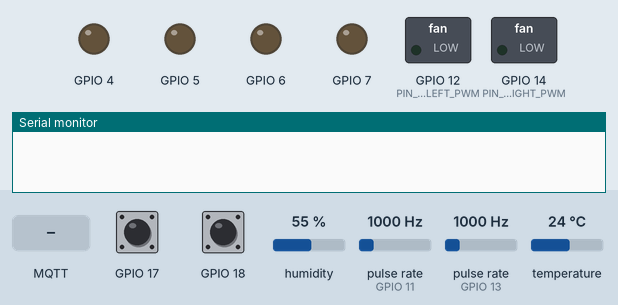
Recording of a sketch running on a simulated ESP32-S3. Parts: switched loads named in the sketch (green lamp = pin HIGH), output pins drawn as LEDs (lit = HIGH), the last lines printed to the serial monitor. Wiring (inferred from the names in the program): 2 × pulse sensor: data GPIO 11 / data GPIO 13. The inputs (shaded band) are chosen by the test bench; at power-on: temperature 24 °C, GPIO 17 HIGH, GPIO 18 HIGH, humidity 55 %, pulse rate (sensors on GPIO 11, GPIO 13) 1000 Hz. WiFi joins after 1.5 s; servers stay silent unless stated; EEPROM starts erased; no MQTT or app messages arrive unless stated.

Above: at 0.0 s.
At 4.8 s:
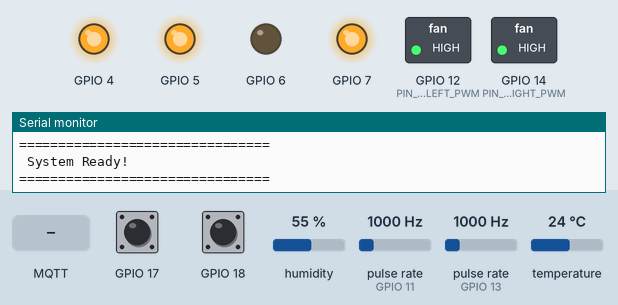
4.9 s: temperature set to 41 °C
7.2 s: MQTT message "set_temp" arrives on the first subscribed topic
8.7 s: MQTT message "set_fan_speed" arrives on the first subscribed topic
10.2 s: temperature set to 12 °C
13.2 s: MQTT message "disable_fan_check" arrives on the first subscribed topic
At 22.0 s:
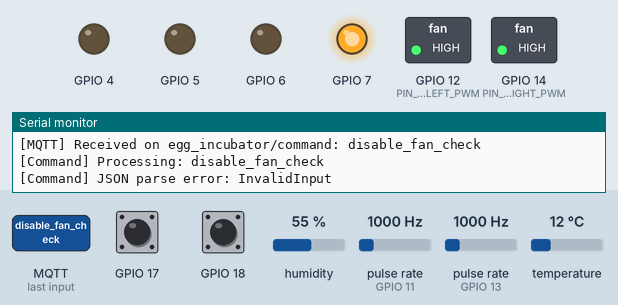
Timing chart, 0 to 63.5 s (numbered marks = the images above; inputs shaded):
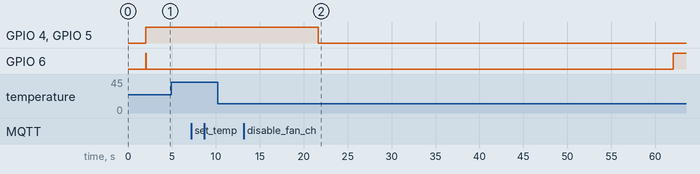

The sketch:

SmartEggIncubator.ino
```cpp
/******************************************************************
 * Smart Egg Incubator - Main Entry Point
 * ESP32-S3 IoT Controller
 * Visual Micro + Arduino Framework
 *
 * Hardware:
 *   - ESP32-S3 Dev Module
 *   - 4CH Relay (LOW trigger): 2x Heater, 1x DTY50 Motor
 *   - 2x Cooler Master 4-pin Fan (PWM + Tach)
 *   - SHT30 Temperature/Humidity Sensor (I2C)
 *   - 2x Limit Switches
 *   - DTY50 220VAC Egg Turning Motor
 ******************************************************************/

#include "src/core/IncubatorApp.h"

// Function prototypes
void setup();
void loop();

IncubatorApp app;

void setup()
{
    Serial.begin(115200);
    delay(2000);  // Wait for serial monitor + ESP32 boot

    app.begin();
}

void loop()
{
    app.loop();
}
```

AppContext.h
```cpp
/******************************************************************
 * Smart Egg Incubator - Application Context
 * Shared state container accessible by all services
 ******************************************************************/

#ifndef APP_CONTEXT_H
#define APP_CONTEXT_H

#include "Models.h"

struct AppContext
{
    IncubatorState state;
    IncubatorSettings settings;
};

#endif
```

IncubatorApp.cpp
```cpp
/******************************************************************
 * Smart Egg Incubator - Main Application Implementation
 * Boot sequence, service coordination, command handling
 * OTA update, incubation day counter
 ******************************************************************/

#include "IncubatorApp.h"
#include "../config/Pins.h"
#include "../config/Config.h"
#include <ArduinoJson.h>

// Static instance for command callback
IncubatorApp* IncubatorApp::instance = nullptr;

IncubatorApp::IncubatorApp()
{
    instance = this;
}

void IncubatorApp::begin()
{
    // Step 1: Boot safety - force all relays OFF immediately
    bootSafety();

    printBootInfo();

    // Step 2: Load settings from NVS
    storage.begin(&context);
    storage.loadSettings();

    // Step 3: Initialize sensor
    sensor.begin(&context);

    // Step 4: Initialize actuators
    heater.begin(&context);
    fan.begin(&context);
    tray.begin(&context);

    // Step 5: Initialize safety (needs references to actuators + mqtt)
    // Note: mqtt not connected yet, but pointer is valid
    safety.begin(&context, &heater, &fan, &tray, &mqtt);

    // Step 6: Connect WiFi (may block for AP portal)
    wifi.begin(&context);

    // Step 7: Setup OTA (requires WiFi)
    if (wifi.isConnected())
    {
        setupOTA();
    }

    // Step 8: Connect MQTT
    mqtt.begin(&context);
    mqtt.setCommandCallback(commandCallback);

    // Step 9: Initialize telemetry
    telemetry.begin(&context, &mqtt);

    Serial.println();
    Serial.println("================================");
    Serial.println(" System Ready!");
    Serial.println("================================");
    Serial.println();
}

void IncubatorApp::loop()
{
    // OTA handle (check for firmware updates)
    ArduinoOTA.handle();

    // Read sensors
    sensor.loop();

    // Update incubation day counter
    updateIncubationDay();

    // Safety check (highest priority - runs before actuators)
    safety.loop();

    // Actuator control (only if safety allows)
    heater.loop();
    fan.loop();
    tray.loop();

    // Network
    wifi.loop();
    mqtt.loop();

    // Telemetry (Serial + MQTT)
    telemetry.loop();

    // Small delay to prevent watchdog issues
    delay(10);
}

void IncubatorApp::bootSafety()
{
    Serial.println("[Boot] Forcing all relays OFF...");

    // Configure all relay pins as OUTPUT and force OFF
    for (int i = 0; i < NUM_RELAY_PINS; i++)
    {
        pinMode(ALL_RELAY_PINS[i], OUTPUT);
        digitalWrite(ALL_RELAY_PINS[i], RELAY_OFF);
    }

    Serial.println("[Boot] All relays OFF - safe state confirmed");
}

void IncubatorApp::printBootInfo()
{
    Serial.println();
    Serial.println("================================");
    Serial.println(" Smart Egg Incubator v2.1");
    Serial.println(" ESP32-S3 IoT Controller");
    Serial.println(" Visual Micro + Arduino");
    Serial.println("================================");
    Serial.println();
    Serial.println("[Boot] System starting...");
    Serial.print("[Boot] Free heap: ");
    Serial.print(ESP.getFreeHeap());
    Serial.println(" bytes");
}

void IncubatorApp::setupOTA()
{
    ArduinoOTA.setHostname(OTA_HOSTNAME);
    ArduinoOTA.setPassword(OTA_PASSWORD);

    ArduinoOTA.onStart([]() {
        Serial.println("[OTA] Update starting...");
    });

    ArduinoOTA.onEnd([]() {
        Serial.println("[OTA] Update complete!");
    });

    ArduinoOTA.onProgress([](unsigned int progress, unsigned int total) {
        Serial.printf("[OTA] Progress: %u%%\r", (progress / (total / 100)));
    });

    ArduinoOTA.onError([](ota_error_t error) {
        Serial.printf("[OTA] Error[%u]: ", error);
        if (error == OTA_AUTH_ERROR) Serial.println("Auth Failed");
        else if (error == OTA_BEGIN_ERROR) Serial.println("Begin Failed");
        else if (error == OTA_CONNECT_ERROR) Serial.println("Connect Failed");
        else if (error == OTA_RECEIVE_ERROR) Serial.println("Receive Failed");
        else if (error == OTA_END_ERROR) Serial.println("End Failed");
    });

    ArduinoOTA.begin();
    Serial.println("[OTA] Ready - hostname: " + String(OTA_HOSTNAME));
}

void IncubatorApp::updateIncubationDay()
{
    if (!context.settings.incubationActive)
    {
        context.state.incubationDay = 0;
        return;
    }

    if (context.settings.incubationStartMs == 0)
    {
        context.state.incubationDay = 0;
        return;
    }

    unsigned long elapsed = millis() - context.settings.incubationStartMs;
    uint16_t newDay = (uint16_t)(elapsed / MS_PER_DAY) + 1;  // Day 1 = first day

    // Save to NVS when day changes (survives reboot)
    if (newDay != context.state.incubationDay && newDay > context.state.incubationDay)
    {
        context.state.incubationDay = newDay;
        storage.saveSettings();
        Serial.print("[Incubation] Day changed to: ");
        Serial.println(newDay);
    }
    else
    {
        context.state.incubationDay = newDay;
    }
}

// Static callback bridge
void IncubatorApp::commandCallback(const char* topic, const char* payload)
{
    if (instance != nullptr)
    {
        instance->handleCommand(topic, payload);
    }
}

void IncubatorApp::handleCommand(const char* topic, const char* payload)
{
    Serial.print("[Command] Processing: ");
    Serial.println(payload);

    JsonDocument doc;
    DeserializationError error = deserializeJson(doc, payload);

    if (error)
    {
        Serial.print("[Command] JSON parse error: ");
        Serial.println(error.c_str());
        return;
    }

    const char* cmd = doc["cmd"];
    if (cmd == nullptr)
    {
        Serial.println("[Command] Missing 'cmd' field");
        return;
    }

    // === Temperature commands ===
    if (strcmp(cmd, "set_temp") == 0)
    {
        float value = doc["value"] | 37.5f;
        if (value >= 30.0f && value <= 40.0f)
        {
            context.settings.targetTemp = value;
            storage.saveSettings();
            Serial.print("[Command] Target temp set to: ");
            Serial.println(value);
        }
    }
    // === Fan commands ===
    else if (strcmp(cmd, "set_fan_speed") == 0)
    {
        int value = doc["value"] | 100;
        if (value >= 0 && value <= 100)
        {
            uint8_t speed = (uint8_t)((uint16_t)value * 255 / 100);
            context.settings.fanSpeed = speed;
            fan.setSpeed(speed);
            storage.saveSettings();
            Serial.print("[Command] Fan speed set to: ");
            Serial.print(value);
            Serial.println("%");
        }
    }
    else if (strcmp(cmd, "disable_fan_check") == 0)
    {
        context.settings.fanStallCheckEnabled = false;
        storage.saveSettings();
        Serial.println("[Command] Fan stall check DISABLED");
    }
    else if (strcmp(cmd, "enable_fan_check") == 0)
    {
        context.settings.fanStallCheckEnabled = true;
        storage.saveSettings();
        Serial.println("[Command] Fan stall check ENABLED");
    }
    // === Tray commands ===
    else if (strcmp(cmd, "turn_tray") == 0)
    {
        tray.startTurn();
        Serial.println("[Command] Manual tray turn triggered");
    }
    else if (strcmp(cmd, "stop_auto_turn") == 0)
    {
        context.settings.autoTurnEnabled = false;
        storage.saveSettings();
        Serial.println("[Command] Auto-turn STOPPED");
    }
    else if (strcmp(cmd, "start_auto_turn") == 0)
    {
        context.settings.autoTurnEnabled = true;
        storage.saveSettings();
        Serial.println("[Command] Auto-turn STARTED");
    }
    // === Heater commands ===
    else if (strcmp(cmd, "heater_off") == 0)
    {
        context.settings.heaterMode = HEATER_MANUAL_OFF;
        heater.forceOff();
        Serial.println("[Command] Heater forced OFF");
    }
    else if (strcmp(cmd, "heater_auto") == 0)
    {
        context.settings.heaterMode = HEATER_AUTO;
        Serial.println("[Command] Heater set to AUTO");
    }
    // === Incubation commands ===
    else if (strcmp(cmd, "start_incubation") == 0)
    {
        context.settings.incubationActive = true;
        context.settings.incubationStartMs = millis();
        context.state.incubationDay = 1;
        storage.saveSettings();
        Serial.println("[Command] Incubation STARTED - Day 1");
    }
    else if (strcmp(cmd, "reset_incubation") == 0)
    {
        context.settings.incubationActive = false;
        context.settings.incubationStartMs = 0;
        context.state.incubationDay = 0;
        storage.saveSettings();
        Serial.println("[Command] Incubation RESET");
    }
    // === System commands ===
    else if (strcmp(cmd, "reset_wifi") == 0)
    {
        Serial.println("[Command] Resetting WiFi credentials...");
        wifi.resetAndReboot();
    }
    else if (strcmp(cmd, "reboot") == 0)
    {
        Serial.println("[Command] Rebooting...");
        delay(500);
        ESP.restart();
    }
    else
    {
        Serial.print("[Command] Unknown command: ");
        Serial.println(cmd);
    }
}
```

IncubatorApp.h
```cpp
/******************************************************************
 * Smart Egg Incubator - Main Application Orchestrator
 * Initializes and coordinates all services
 * Includes OTA update support
 ******************************************************************/

#ifndef INCUBATOR_APP_H
#define INCUBATOR_APP_H

#include <Arduino.h>
#include <ArduinoOTA.h>

#include "AppContext.h"

#include "../services/storage/StorageService.h"
#include "../services/sensor/SensorService.h"
#include "../services/heater/HeaterService.h"
#include "../services/fan/FanService.h"
#include "../services/tray/TrayService.h"
#include "../services/safety/SafetyService.h"
#include "../services/wifi/WiFiService.h"
#include "../services/mqtt/MqttService.h"
#include "../services/telemetry/TelemetryService.h"

class IncubatorApp
{
public:
    IncubatorApp();

    void begin();
    void loop();

private:
    AppContext context;

    StorageService storage;
    SensorService sensor;
    HeaterService heater;
    FanService fan;
    TrayService tray;
    SafetyService safety;
    WiFiService wifi;
    MqttService mqtt;
    TelemetryService telemetry;

    void bootSafety();
    void printBootInfo();
    void setupOTA();
    void updateIncubationDay();
    void handleCommand(const char* cmd, const char* payload);

    static IncubatorApp* instance;
    static void commandCallback(const char* cmd, const char* payload);
};

#endif
```

Models.h
```cpp
/******************************************************************
 * Smart Egg Incubator - Data Models
 * Enums and structs for system state and settings
 ******************************************************************/

#ifndef MODELS_H
#define MODELS_H

#include <Arduino.h>

// ============================================================
// ENUMS
// ============================================================

enum TrayPosition
{
    TRAY_UNKNOWN,
    TRAY_LEFT,
    TRAY_RIGHT,
    TRAY_MOVING,
    TRAY_ERROR
};

enum HeaterMode
{
    HEATER_AUTO,
    HEATER_MANUAL_ON,
    HEATER_MANUAL_OFF
};

enum SystemSafety
{
    SAFETY_OK,
    SAFETY_OVER_TEMP,
    SAFETY_SENSOR_FAIL,
    SAFETY_FAN_STALL,
    SAFETY_MOTOR_TIMEOUT,
    SAFETY_LIMIT_ERROR
};

// ============================================================
// SYSTEM STATE (runtime, read-only from outside)
// ============================================================

struct IncubatorState
{
    // Sensor
    float temperature = 0.0f;
    float humidity = 0.0f;
    bool sensorOk = false;

    // Heater
    bool heaterLeftOn = false;
    bool heaterRightOn = false;

    // Fan
    uint8_t fanLeftSpeed = 0;       // 0-255 PWM duty
    uint8_t fanRightSpeed = 0;
    uint16_t fanLeftRpm = 0;
    uint16_t fanRightRpm = 0;
    bool fanLeftOk = true;
    bool fanRightOk = true;

    // Tray
    TrayPosition trayPosition = TRAY_UNKNOWN;
    bool trayTurning = false;

    // Limit switches
    bool limitLeft = false;
    bool limitRight = false;

    // Connectivity
    bool wifiConnected = false;
    bool mqttConnected = false;

    // Safety
    SystemSafety safety = SAFETY_OK;
    String errorCode = "NONE";

    // Incubation
    uint16_t incubationDay = 0;     // Current day (0 = not started)

    // Uptime
    unsigned long uptimeMs = 0;
};

// ============================================================
// SYSTEM SETTINGS (configurable, stored in NVS)
// ============================================================

struct IncubatorSettings
{
    // Temperature
    float targetTemp = 37.5f;
    float hysteresis = 0.2f;
    float maxTemp = 39.5f;

    // Heater
    HeaterMode heaterMode = HEATER_AUTO;

    // Fan
    uint8_t fanSpeed = 255;             // Default 100%
    bool fanStallCheckEnabled = true;   // Can disable for testing without fans

    // Tray
    unsigned long turnIntervalMs = 2UL * 60UL * 60UL * 1000UL;  // 2 hours
    unsigned long motorTimeoutMs = 60000;   // 60s
    bool autoTurnEnabled = true;

    // Incubation
    unsigned long incubationStartMs = 0;    // millis() when incubation started (0 = not started)
    bool incubationActive = false;          // Is incubation running?
};

#endif
```

FanService.cpp
```cpp
/******************************************************************
 * Smart Egg Incubator - Fan Service Implementation
 * PWM speed control + Tach RPM monitoring for 2x 4-pin fans
 ******************************************************************/

#include "FanService.h"
#include "../../config/Pins.h"
#include "../../config/Config.h"

// Static volatile counters for ISR
volatile unsigned long FanService::leftPulseCount = 0;
volatile unsigned long FanService::rightPulseCount = 0;

FanService::FanService()
{
    ctx = nullptr;
    lastRpmReadMs = 0;
}

void FanService::begin(AppContext* context)
{
    ctx = context;

    setupPwm();
    setupTach();

    // Start fans at configured speed (default 100%)
    setSpeed(ctx->settings.fanSpeed);

    Serial.println("[Fan] Init OK - 2x PWM + Tach");
}

void FanService::loop()
{
    if (ctx == nullptr) return;

    unsigned long now = millis();

    if (now - lastRpmReadMs >= FAN_RPM_READ_INTERVAL_MS)
    {
        lastRpmReadMs = now;
        readRpm();
        checkFanHealth();
    }
}

void FanService::setupPwm()
{
    // Configure LEDC PWM for fan control (ESP32-S3)
    ledcAttach(PIN_FAN_LEFT_PWM, FAN_PWM_FREQUENCY, FAN_PWM_RESOLUTION);
    ledcAttach(PIN_FAN_RIGHT_PWM, FAN_PWM_FREQUENCY, FAN_PWM_RESOLUTION);

    Serial.println("[Fan] PWM configured: 25kHz, 8-bit");
}

void FanService::setupTach()
{
    // Configure Tach pins as input with pullup
    pinMode(PIN_FAN_LEFT_TACH, INPUT_PULLUP);
    pinMode(PIN_FAN_RIGHT_TACH, INPUT_PULLUP);

    // Attach interrupts for pulse counting
    attachInterrupt(digitalPinToInterrupt(PIN_FAN_LEFT_TACH), onLeftTachPulse, FALLING);
    attachInterrupt(digitalPinToInterrupt(PIN_FAN_RIGHT_TACH), onRightTachPulse, FALLING);

    Serial.println("[Fan] Tach interrupts attached");
}

void FanService::setSpeed(uint8_t speed)
{
    if (ctx != nullptr)
    {
        ctx->state.fanLeftSpeed = speed;
        ctx->state.fanRightSpeed = speed;
    }

    ledcWrite(PIN_FAN_LEFT_PWM, speed);
    ledcWrite(PIN_FAN_RIGHT_PWM, speed);
}

void FanService::setSpeedPercent(uint8_t pct)
{
    if (pct > 100) pct = 100;
    uint8_t duty = (uint8_t)((uint16_t)pct * 255 / 100);
    setSpeed(duty);
}

void FanService::forceOff()
{
    setSpeed(0);
}

void FanService::readRpm()
{
    // Disable interrupts briefly to read counters
    noInterrupts();
    unsigned long leftCount = leftPulseCount;
    unsigned long rightCount = rightPulseCount;
    leftPulseCount = 0;
    rightPulseCount = 0;
    interrupts();

    // Calculate RPM: (pulses / pulses_per_rev) * (60000 / interval_ms)
    uint16_t leftRpm = (uint16_t)((leftCount * 60000UL) /
                       (FAN_TACH_PULSES_PER_REV * FAN_RPM_READ_INTERVAL_MS));
    uint16_t rightRpm = (uint16_t)((rightCount * 60000UL) /
                        (FAN_TACH_PULSES_PER_REV * FAN_RPM_READ_INTERVAL_MS));

    if (ctx != nullptr)
    {
        ctx->state.fanLeftRpm = leftRpm;
        ctx->state.fanRightRpm = rightRpm;
    }
}

void FanService::checkFanHealth()
{
    if (ctx == nullptr) return;

    // Only check if fans should be running
    if (ctx->state.fanLeftSpeed > 0)
    {
        ctx->state.fanLeftOk = (ctx->state.fanLeftRpm >= FAN_STALL_THRESHOLD_RPM);
    }
    else
    {
        ctx->state.fanLeftOk = true;  // Not expected to spin
    }

    if (ctx->state.fanRightSpeed > 0)
    {
        ctx->state.fanRightOk = (ctx->state.fanRightRpm >= FAN_STALL_THRESHOLD_RPM);
    }
    else
    {
        ctx->state.fanRightOk = true;
    }
}

uint16_t FanService::getLeftRpm() const
{
    if (ctx == nullptr) return 0;
    return ctx->state.fanLeftRpm;
}

uint16_t FanService::getRightRpm() const
{
    if (ctx == nullptr) return 0;
    return ctx->state.fanRightRpm;
}

// ISR handlers
void IRAM_ATTR FanService::onLeftTachPulse()
{
    leftPulseCount++;
}

void IRAM_ATTR FanService::onRightTachPulse()
{
    rightPulseCount++;
}
```

Source omitted: FanService.h (1070 bytes), HeaterService.cpp (3148 bytes), HeaterService.h (840 bytes), MqttService.cpp (3468 bytes), MqttService.h (1288 bytes), SafetyService.cpp (3992 bytes), SafetyService.h (1270 bytes), SensorService.cpp (1836 bytes), SensorService.h (634 bytes), StorageService.cpp (3034 bytes), StorageService.h (581 bytes), TelemetryService.cpp (4945 bytes) and 7 more
